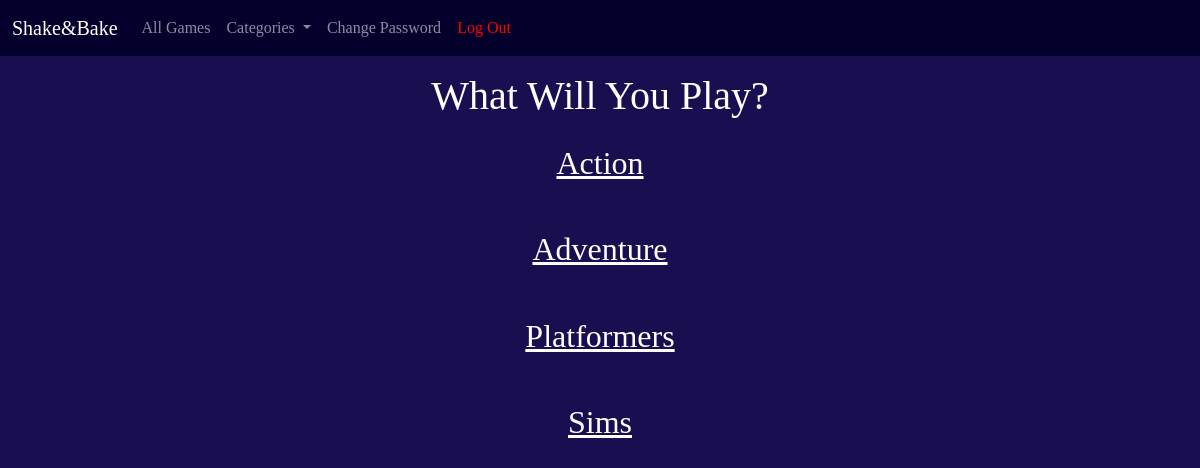
Before: /games/ (signed in) with the older database file.
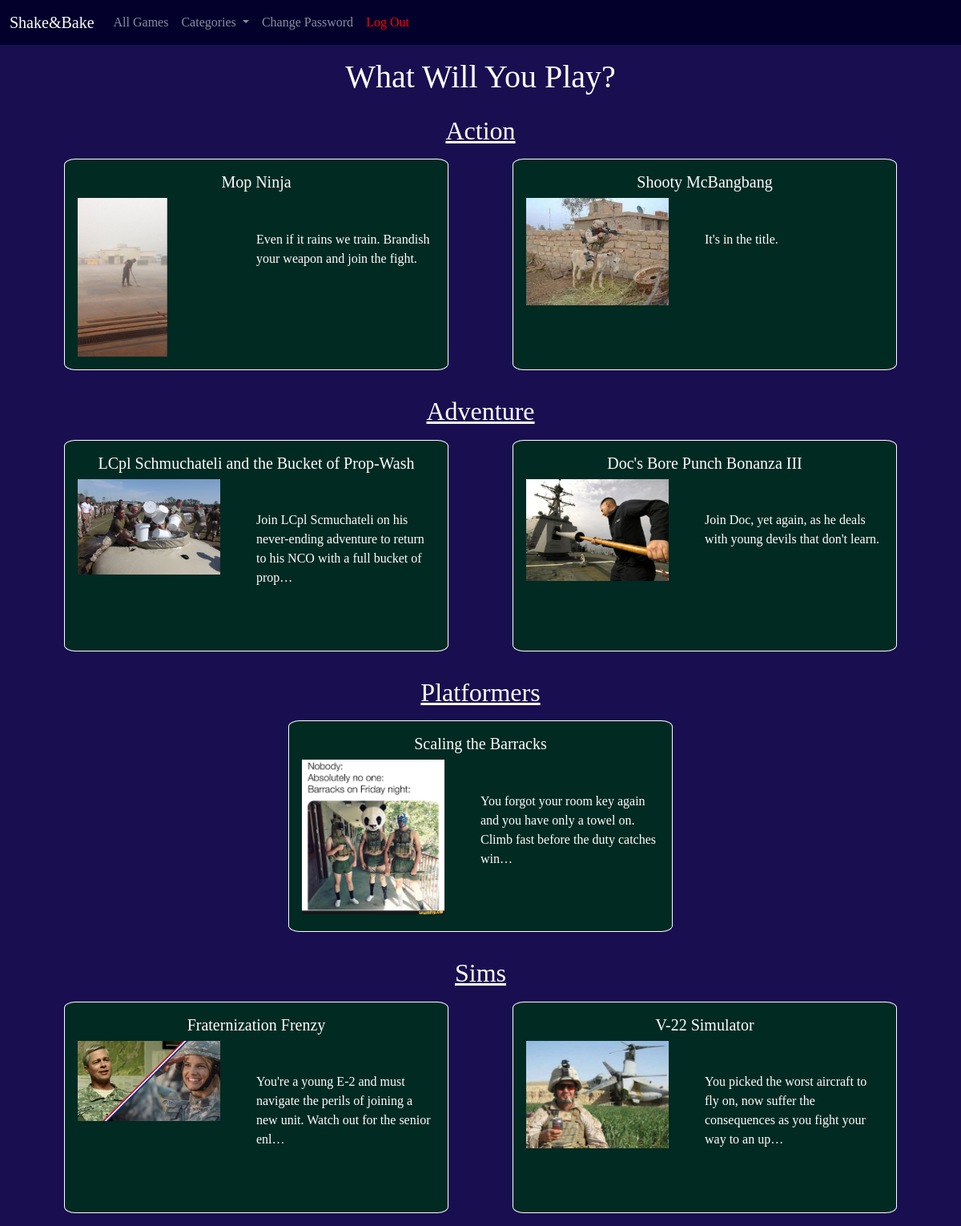
After: the same page with the newer database file.
### games/models.py (models this page shows, shortened)
class Game(models.Model):
    title=models.CharField(max_length=200)
    link=models.URLField()
    body=models.TextField()
    author=models.ForeignKey(
        get_user_model(),
        on_delete=models.CASCADE
    )
    created_on=models.DateTimeField(auto_now_add=True)
    category = models.CharField(max_length=200, default="None")
    image = models.ImageField(upload_to='images')

### games/views.py (the view)
# urls.py: path('', GameListView.as_view(), name='game_list'),
class GameListView(LoginRequiredMixin, ListView):
    model=Game
    template_name="game_list.html"

### templates/game_list.html (shortened to what this page needs)
{% extends 'base.html' %}
{% block content %}
    <div class="game-list">
        <h1>What Will You Play?</h1>
        <h2><a href="{% url 'action' %}">Action</a></h2>
        <div class="game-list-section">
            {% for game in game_list %}
                {% if game.category == 'Action' %}
                    <div class="card">
                        <div class="card-body">
                            <div class="top-of-card">
                                <div class="title-author">
                                    <h5 class="card-title"><a href="{% url 'game_detail' game.id %}">{{ game.title|truncatechars:50}}</a></h5>
                                </div>
                            </div>
                            <div class="bottom-of-card">
                                <div class="image" style="background-image: url('/static/{{game.image}}'); background-size:contain; background-repeat: no-repeat;" ></div>
                                    <div class= "game-info">
                                        <p class="card-text">{{game.body|truncatechars:100}}</p>
                                    </div>
                                </div>
                        </div>
                    </div>
                {% endif %}
            {% endfor %}
        </div>
        <h2><a href="{% url 'adventure' %}">Adventure</a></h2>
        <div class="game-list-section">
            {% for game in game_list %}
                {% if game.category == 'Adventure' %}
                    <div class="card">
                        <div class="card-body">
                            <div class="top-of-card">
                                <div class="title-author">
                                    <h5 class="card-title"><a href="{% url 'game_detail' game.id %}">{{ game.title|truncatechars:50}}</a></h5>
                                </div>
                            </div>
                            <div class="bottom-of-card">
                                <div class="image" style="background-image: url('/static/{{game.image}}'); background-size:contain; background-repeat: no-repeat;"></div>
                                    <div class= "game-info">
                                        <p class="card-text">{{game.body|truncatechars:100}}</p>
                                    </div>
                                </div>
                        </div>
                    </div>
                {% endif %}
            {% endfor %}
        </div>
        <h2><a href="{% url 'platform' %}">Platformers</a></h2>
        <div class="game-list-section">
            {% for game in game_list %}
                {% if game.category == 'Platform' %}
                    <div class="card">
                        <div class="card-body">
                            <div class="top-of-card">
                                <div class="title-author">
                                    <h5 class="card-title"><a href="{% url 'game_detail' game.id %}">{{ game.title|truncatechars:50}}</a></h5>
                                </div>
                            </div>
                            <div class="bottom-of-card">
                                <div class="image" style="background-image: url('/static/{{game.image}}'); background-size:contain; background-repeat: no-repeat;"></div>
                                    <div class= "game-info">
                                        <p class="card-text">{{game.body|truncatechars:100}}</p>
                                    </div>
                                </div>
                        </div>
                    </div>
                {% endif %}
            {% endfor %}
        </div>
        <h2><a href="{% url 'sim' %}">Sims</a></h2>
        <div class="game-list-section">
            {% for game in game_list %}
                {% if game.category == 'Sim' %}
                    <div class="card">
                        <div class="card-body">
                            <div class="top-of-card">
                                <div class="title-author">
                                    <h5 class="card-title"><a href="{% url 'game_detail' game.id %}">{{ game.title|truncatechars:50}}</a></h5>
                                </div>
                            </div>
                            <div class="bottom-of-card">
                                <div class="image" style="background-image: url('/static/{{game.image}}'); background-size:contain; background-repeat: no-repeat;"></div>
                                    <div class= "game-info">
                                        <p class="card-text">{{game.body|truncatechars:100}}</p>
                                    </div>
                                </div>
                        </div>
                    </div>
                {% endif %}
            {% endfor %}
        </div>
    </div>
{% endblock content %}

### templates/base.html (shortened to what this page needs)
{% load static %}
<!DOCTYPE html>
<html lang="en">
	<head>
		<link
			href="https://cdn.jsdelivr.net/npm/bootstrap@5.1.3/dist/css/bootstrap.min.css"
			rel="stylesheet"
		/>
		<link rel="stylesheet" href="{% static 'css/base.css' %}">
	</head>
	<body>
		<nav class="navbar navbar-expand-lg navbar-dark" style="background-color: #03012c;">
			<div class="container-fluid">
				<a
					class="navbar-brand"
					href="{% url 'index' %}"
					>Shake&Bake</a
				>
				<div
					class="collapse navbar-collapse"
					id="navbarSupportedContent"
				>
				<ul class="navbar-nav me-auto mb-2 mb-lg-0">
								<li class="nav-item">
									<a class="nav-link" href="{% url 'game_list' %}"
										>All Games</a
									>
								</li>
								<li class="nav-item dropdown">
									<a class="nav-link dropdown-toggle" id="navbarDropdown" role="button" data-bs-toggle="dropdown" aria-haspopup="true" aria-expanded="false">
									Categories
									</a>
								</li>
								{% if user.is_authenticated %}
									<li class="nav-item">
										<a class="nav-link" href="{% url 'password_change' %}"
											>Change Password</a
										>
									</li>
									<li class="nav-item">
										<a class="nav-link" style="color: red;" href="{% url 'logout' %}"
											>Log Out</a
										>
									</li>
								{% endif %}
					</ul>
				</div>
			</div>
		</nav>
		<div class="page-content">
			{% block content %} {% endblock content %}
		</div>
	</body>
</html>

### static/css/base.css (style rules this page uses)
body { font-family: 'EB Garamond', serif; background-color: #190e4f; width: 100%; color: white; }
.game-list { display: flex; flex-direction: column; text-align: center; }
.game-list h1 { margin-top: 1rem; }
.game-list h2 { margin-top: 1rem; margin-bottom: 1rem; }
.game-list h2 a { color: white; }
.game-list .game-list-section { display: flex; justify-content: space-evenly; flex-direction: row; flex-wrap: wrap; margin-bottom: 1rem; }
.game-list .card { display: flex; width: 40%; height: 33vh; background-color: #002a22; border: .5px solid white; border-radius: 3%; }
.game-list .card-body { display: flex; flex-direction: column; width: 100%; height: 25vh; }
.game-list .top-of-card { display: flex; flex-direction: row; width: 100%; }
.game-list .title-author { width: 100%; }
.game-list .top-of-card h5 a { text-decoration: none; color: white; }
.game-list .bottom-of-card { display: flex; flex-direction: row; height: 100%; width: 100%; align-items: center; }
.game-list .image { display: flex; width: 80%; height:100%; margin-right: 10%; justify-content: center; }
.game-list .game-info { display: flex; flex-direction: row; text-align: center; width: 100%; height: 60%; }
.game-list .card-text { height: 100%; width: 100%; text-align: left; }

Changed rows visible on the page:
added Game: title "Mop Ninja", image (picture), body "Even if it rains we train. Brandish your weapon and join the fight.", shown under "Action"
added Game: title "Shooty McBangbang", image (picture), body "It's in the title.", shown under "Action"
added Game: title "LCpl Schmuchateli and the Bucket of Prop-Wash", image (picture), body "Join LCpl Scmuchateli on his never-ending adventure to return to his NCO with a full bucket of prop…", shown under "Adventure"
added Game: title "Doc's Bore Punch Bonanza III", image (picture), body "Join Doc, yet again, as he deals with young devils that don't learn.", shown under "Adventure"
added Game: title "Scaling the Barracks", image (picture), body "You forgot your room key again and you have only a towel on. Climb fast before the duty catches win…", shown under "Platformers"
added Game: title "Fraternization Frenzy", image (picture), body "You're a young E-2 and must navigate the perils of joining a new unit. Watch out for the senior enl…", shown under "Sims"
added Game: title "V-22 Simulator", image (picture), body "You picked the worst aircraft to fly on, now suffer the consequences as you fight your way to an up…", shown under "Sims"
